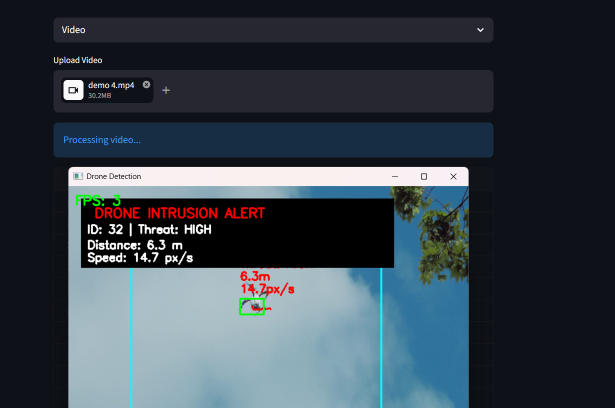
#> input picture assets/dashboard.png, 1229 x 816 px (shown at 1/2 size)
$ python -i preprocessing.py   (imports and definitions only)
#> lines starting #> are read from the running program, lines starting #| are printed output that depends on the picture
#> further down, picture is the input picture: shape (816, 1229, 3); mean B, G, R 75, 66.5, 55.2
# [7 lines of commented-out code are left out]

import cv2
import numpy as np

def preprocess_frame(frame, size=640):
    """
    Resize and normalize frame before inference
    (Optional because YOLO does this internally)
    """
    frame_resized = cv2.resize(frame, (size, size))
    frame_normalized = frame_resized / 255.0
    return frame_normalized


def enhance_frame(frame):
    """
    Improve visibility (useful for drone detection)
    """
    # Convert to LAB color space
    lab = cv2.cvtColor(frame, cv2.COLOR_BGR2LAB)
#> lab: shape (816, 1229, 3); mean of channels 0, 1, 2 65.9, 126.5, 122.1
    l, a, b = cv2.split(lab)
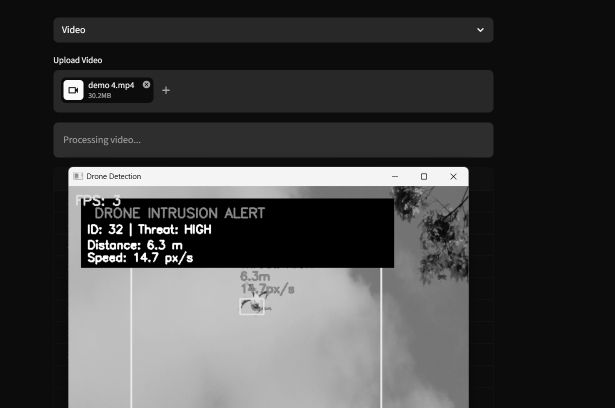
#> l: shape (816, 1229) (shown at 1/2 size); min 0, max 255, mean 65.9
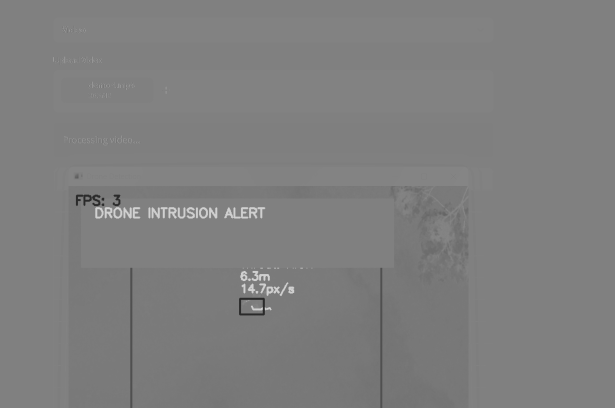
#> a: shape (816, 1229) (shown at 1/2 size); min 42, max 208, mean 126.5
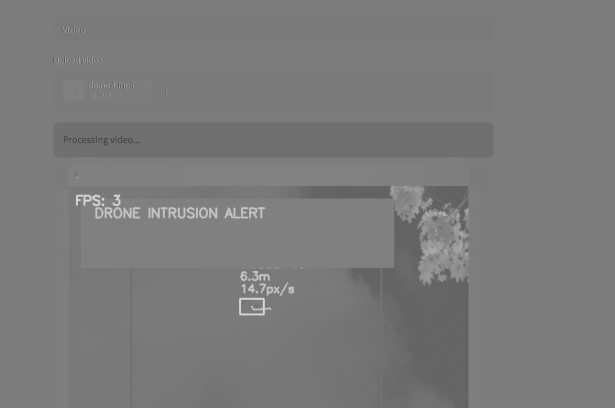
#> b: shape (816, 1229) (shown at 1/2 size); min 55, max 211, mean 122.1

    # Apply CLAHE (contrast enhancement)
    clahe = cv2.createCLAHE(clipLimit=3.0, tileGridSize=(8,8))
    cl = clahe.apply(l)
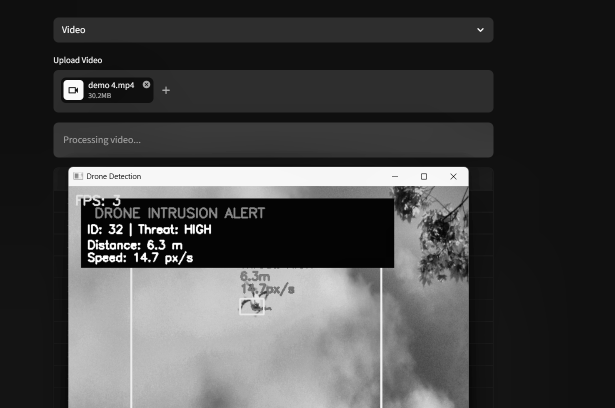
#> cl: shape (816, 1229) (shown at 1/2 size); min 3, max 255, mean 68.9

    merged = cv2.merge((cl, a, b))
#> merged: shape (816, 1229, 3); mean of channels 0, 1, 2 68.9, 126.5, 122.1
    enhanced = cv2.cvtColor(merged, cv2.COLOR_LAB2BGR)
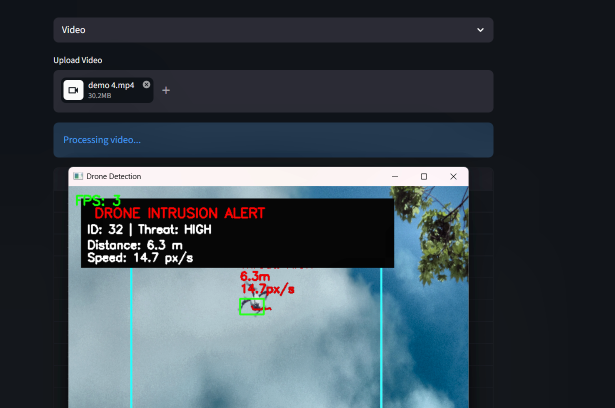
#> enhanced: shape (816, 1229, 3) (shown at 1/2 size); mean B, G, R 77.2, 69, 57.7

    return enhanced


def blur_frame(frame):
    """
    Optional smoothing
    """
    return cv2.GaussianBlur(frame, (5,5), 0)

>>> import cv2
>>> picture = cv2.imread('assets/dashboard.png')
>>> result = enhance_frame(picture)

$ run again, on assets/logs.png
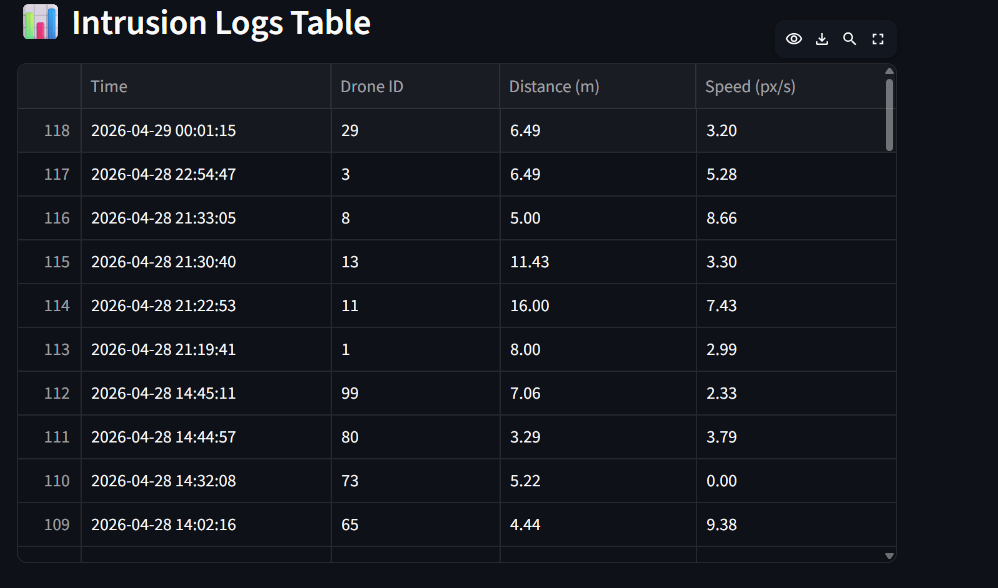
#> input picture assets/logs.png, 998 x 588 px
#> picture is the input picture: shape (588, 998, 3); mean B, G, R 30.3, 24.3, 21.4
#> lab: shape (588, 998, 3); mean of channels 0, 1, 2 20.3, 128.3, 123.9
#> in enhance_frame, `l, a, b = cv2.split(lab)`:
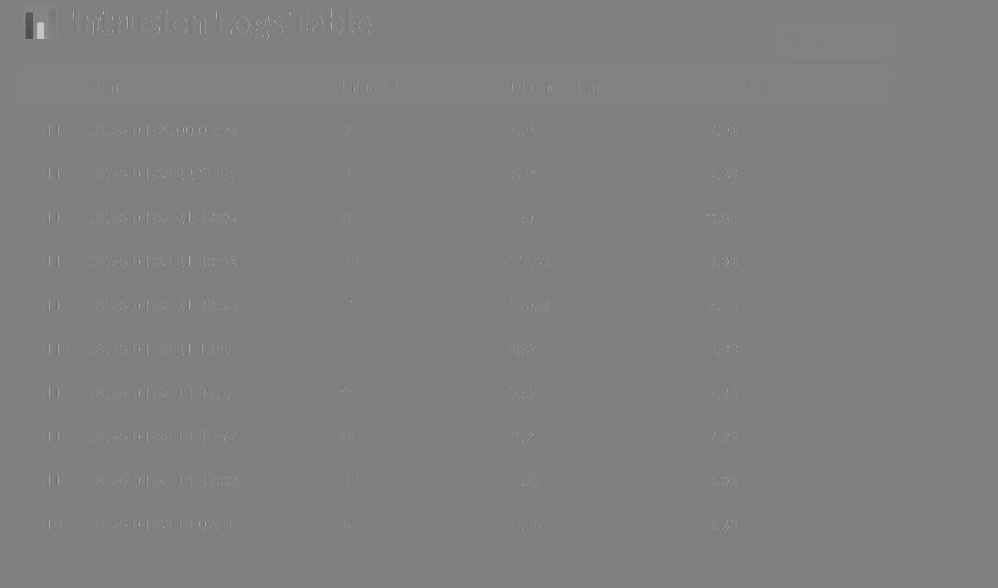
#> a: shape (588, 998); min 78, max 200, mean 128.3
#> merged: shape (588, 998, 3); mean of channels 0, 1, 2 23.8, 128.3, 123.9
